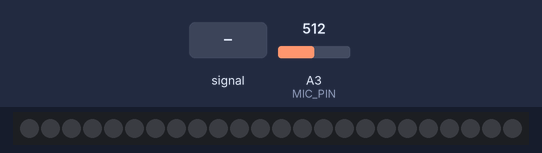
The sketch below on a simulated Arduino Uno, built with avr-gcc and run on an emulated ATmega328P. Parts: 24 RGB LEDs in strip order, left to right. Inputs (shaded band) come from the test bench; at power-on: A3 (MIC_PIN) = 512. Dim RGB values are drawn brighter than linear.

Above: at 1.2 s.
1.3 s: A3 (MIC_PIN) fed a 200 Hz sine of ±460 counts around its level
At 2.83 s:
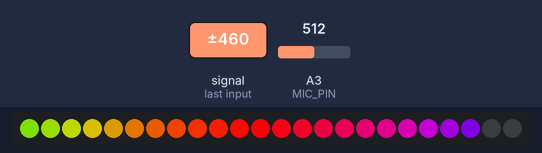
2.9 s: A3 (MIC_PIN) set to 716
At 4.4 s:
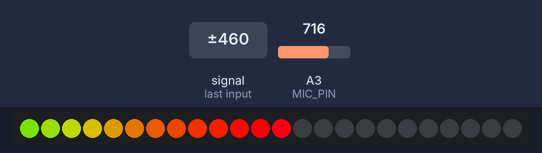
4.6 s: A3 (MIC_PIN) set to 511
At 5.12 s:
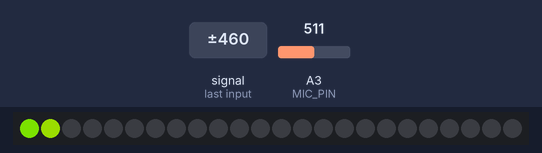
6.6 s: A3 (MIC_PIN) set to 122
At 8.0 s:
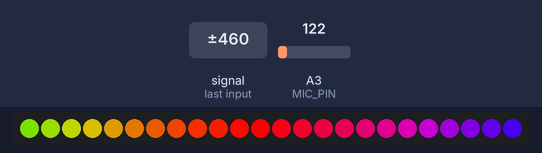
8.3 s: A3 (MIC_PIN) set to 306
At 9.0 s:
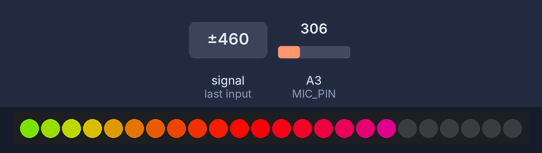
Timing chart, 0 to 11.3 s (numbered marks = the images above; inputs shaded):
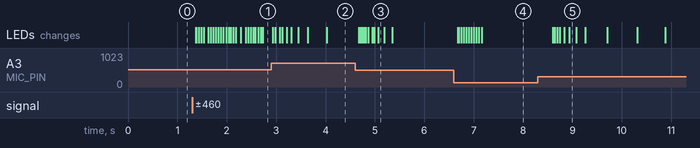

Measured:
- after the input at 1.3 s, the LEDs: first change after 0.07 s (image 1 shows a later state)
- after the input at 4.6 s, the LEDs: first change after 0.07 s (image 3 shows a later state)
- after the input at 6.6 s, the LEDs: first change after 0.08 s (image 4 shows a later state)
- after the input at 8.3 s, the LEDs: first change after 0.30 s (image 5 shows a later state)

The sketch:

adobe_max_2018.ino
```cpp
// (licence header left out)
#include <Adafruit_DotStar.h>
#include <SPI.h>

#define N_ROWS  24  // Number of rows
#define N_COLS  20  // Number of cols
#define MIC_PIN   A3  // Microphone is attached to this analog pin
#define LED_DATA  4  // NeoPixel LED strand is connected to this pin
#define LED_CLOCK 5
#define DC_OFFSET 0  // DC offset in mic signal - if unusure, leave 0
#define NOISE     10  // Noise/hum/interference in mic signal
#define SAMPLES   60  // Length of buffer for dynamic level adjustment
#define TOP       (N_ROWS + 2) // Allow dot to go slightly off scale
#define PEAK_FALL 40  // Rate of peak falling dot

Adafruit_DotStar strip = Adafruit_DotStar(
  N_ROWS, LED_DATA, LED_CLOCK, DOTSTAR_GRB);

byte
  peak      = 0,      // Used for falling dot
  dotCount  = 0,      // Frame counter for delaying dot-falling speed
  volCount  = 0;      // Frame counter for storing past volume data
int
  vol[SAMPLES],       // Collection of prior volume samples
  lvl       = 10,      // Current "dampened" audio level
  minLvlAvg = 0,      // For dynamic adjustment of graph low & high
  maxLvlAvg = 512;

// LED array. Defines pixels a grid rather than chain.
int ledArray[24][20] =
{
  { 0, 47, -1, 99, 48, 49, 50, -1, 100, -1, 156, 157, 158, 159, -1, 171, 170, 169, 168, 167},
  { 1, 46, -1, 98, -1, -1, 51, -1, 101, -1, 155, -1, -1, 160, -1, 172, -1, -1, -1, -1},
  { 2, 45, -1, 97, -1, -1, 52, -1, 102, -1, 154, -1, -1, 161, -1, 173, -1, -1, -1, -1},
  { 3, 44, -1, 96, -1, -1, 53, -1, 103, -1, 153, -1, -1, 162, -1, 174, -1, -1, -1, -1},
  { 4, 43, -1, 95, -1, -1, 54, -1, 104, -1, 152, -1, -1, 163, -1, 175, -1, -1, -1, -1},
  { 5, 42, -1, 94, -1, -1, 55, -1, 105, -1, 151, -1, -1, 164, -1, 176, -1, -1, -1, -1},
  { 6, 41, -1, 93, -1, -1, 56, -1, 106, -1, 150, -1, -1, 165, -1, 177, -1, -1, -1, -1},
  { 7, 40, -1, 92, -1, -1, 57, -1, 107, -1, 149, -1, -1, 166, -1, 178, -1, -1, -1, -1},
  { 8, 39, -1, 91, -1, -1, 58, -1, 108, -1, 148, -1, -1, -1, -1, 179, -1, -1, -1, -1},
  { 9, 38, -1, 90, -1, -1, 59, -1, 109, -1, 147, -1, -1, -1, -1, 180, -1, -1, -1, -1},
  { 10, 37, -1, 89, -1, -1, 60, -1, 110, -1, 146, -1, -1, -1, -1, 181, -1, -1, -1, -1},
  { 11, 36, -1, 88, -1, -1, 61, -1, 111, -1, 145, -1, -1, -1, -1, 182, 199, 200, 201, -1},
  { 12, 35, -1, 87, -1, -1, 62, -1, 112, -1, 144, -1, -1, -1, -1, 183, -1, -1, -1, -1},
  { 13, 34, -1, 86, -1, -1, 63, -1, 113, -1, 143, -1, -1, -1, -1, 184, -1, -1, -1, -1},
  { 14, 33, -1, 85, -1, -1, 64, -1, 114, -1, 142, -1, -1, -1, -1, 185, -1, -1, -1, -1},
  { 15, 32, -1, 84, -1, -1, 65, -1, 115, -1, 141, -1, -1, -1, -1, 186, -1, -1, -1, -1},
  { 16, 31, -1, 83, -1, -1, 66, -1, 116, -1, 140, -1, -1, -1, -1, 187, -1, -1, -1, -1},
  { 17, 30, -1, 82, -1, -1, 67, -1, 117, -1, 139, -1, -1, 124, -1, 188, -1, -1, -1, -1},
  { 18, 29, -1, 81, -1, -1, 68, -1, 118, -1, 138, -1, -1, 125, -1, 189, -1, -1, -1, -1},
  { 19, 28, -1, 80, -1, -1, 69, -1, 119, -1, 137, -1, -1, 126, -1, 190, -1, -1, -1, -1},
  { 20, 27, -1, 79, -1, -1, 70, -1, 120, -1, 136, -1, -1, 127, -1, 191, -1, -1, -1, -1},
  { 21, 26, -1, 78, -1, -1, 71, -1, 121, -1, 135, -1, -1, 128, -1, 192, -1, -1, -1, -1},
  { 22, 25, -1, 77, -1, -1, 72, -1, 122, -1, 134, -1, -1, 129, -1, 193, -1, -1, -1, -1},
  { 23, 24, -1, 76, 75, 74, 73, -1, 123, -1, 133, 132, 131, 130, -1, 194, 195, 196, 197, 198}
};

void setup() {

  // This is only needed on 5V Arduinos (Uno, Leonardo, etc.).
  // Connect 3.3V to mic AND TO AREF ON ARDUINO and enable this
  // line.  Audio samples are 'cleaner' at 3.3V.
  // COMMENT OUT THIS LINE FOR 3.3V ARDUINOS (FLORA, ETC.):

  analogReference(EXTERNAL);

  memset(vol, 0, sizeof(vol));
  strip.begin();
  strip.show();
}

void loop() {
  uint8_t  i, j;
  uint16_t minLvl, maxLvl;
  int      n, height;

  n   = analogRead(MIC_PIN);            // Raw reading from mic
  n   = abs(n - 512 - DC_OFFSET);       // Center on zero
  n   = (n <= NOISE) ? 0 : (n - NOISE); // Remove noise/hum
  lvl = ((lvl * 7) + n) >> 3;           // "Dampened" reading (else looks twitchy)

  // Calculate bar height based on dynamic min/max levels (fixed point):
  height = TOP * (lvl - minLvlAvg) / (long)(maxLvlAvg - minLvlAvg);

  if(height < 0L)       height = 0;      // Clip output
  else if(height > TOP) height = TOP;
  //if(height > peak)     peak   = height; // Keep 'peak' dot at top

  // Color pixels based on rainbow gradient
  for(i=0; i<N_ROWS; i++) {
    for(j=0; j<N_COLS; j++) {
      if (ledArray[i][j] != -1) {
        if(i >= height) strip.setPixelColor(ledArray[i][j], 0, 0, 0);
        else strip.setPixelColor(ledArray[i][j],Wheel(map(i,0,N_ROWS-1,30,150)));
      }
    }
    strip.show();
  }

  // Draw peak dot
  //if(peak > 0 && peak <= N_ROWS-1) strip.setPixelColor(peak,Wheel(map(peak,0,strip.numPixels()-1,30,150)));

    // Update strip

// Every few frames, make the peak pixel drop by 1:

    if(++dotCount >= PEAK_FALL) { //fall rate

      if(peak > 0) peak--;
      dotCount = 0;
    }

  vol[volCount] = n;                      // Save sample for dynamic leveling
  if(++volCount >= SAMPLES) volCount = 0; // Advance/rollover sample counter

  // Get volume range of prior frames
  minLvl = maxLvl = vol[0];
  for(i=1; i<SAMPLES; i++) {
    if(vol[i] < minLvl)      minLvl = vol[i];
    else if(vol[i] > maxLvl) maxLvl = vol[i];
  }
  // minLvl and maxLvl indicate the volume range over prior frames, used
  // for vertically scaling the output graph (so it looks interesting
  // regardless of volume level).  If they're too close together though
  // (e.g. at very low volume levels) the graph becomes super coarse
  // and 'jumpy'...so keep some minimum distance between them (this
  // also lets the graph go to zero when no sound is playing):
  if((maxLvl - minLvl) < TOP) maxLvl = minLvl + TOP;
  minLvlAvg = (minLvlAvg * 63 + minLvl) >> 6; // Dampen min/max levels
  maxLvlAvg = (maxLvlAvg * 63 + maxLvl) >> 6; // (fake rolling average)

}

// Input a value 0 to 255 to get a color value.
// The colors are a transition r - g - b - back to r.
uint32_t Wheel(byte WheelPos) {
  if(WheelPos < 85) {
   return strip.Color(WheelPos * 3, 255 - WheelPos * 3, 0);
  } else if(WheelPos < 170) {
   WheelPos -= 85;
   return strip.Color(255 - WheelPos * 3, 0, WheelPos * 3);
  } else {
   WheelPos -= 170;
   return strip.Color(0, WheelPos * 3, 255 - WheelPos * 3);
  }
}
```
